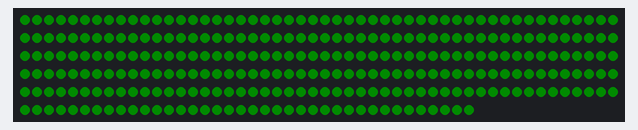
Bench run of a sketch on a simulated Arduino Uno, built with avr-gcc and run on an emulated ATmega328P. Parts: 288 RGB LEDs in strip order, left to right, continuing on the next row. Dim RGB values are drawn brighter than linear; colours are those a GRB WS2812 strip shows for the declared byte order.

Above: at 1.03 s.
At 5.74 s:
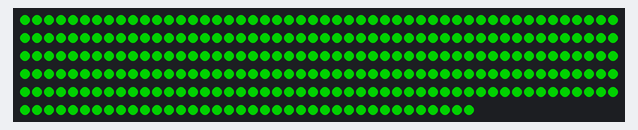
At 13.0 s:
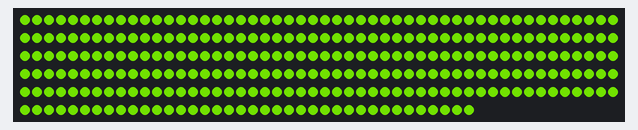
At 18.07 s:
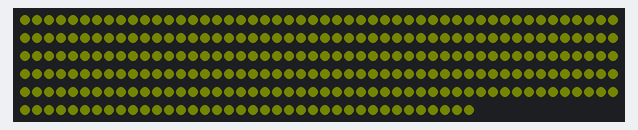
At 33.9 s:
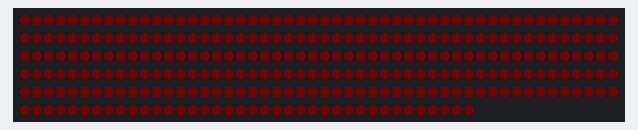
At 38.87 s:
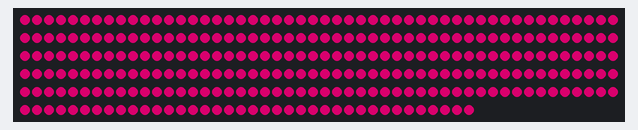

The sketch:

breathing.ino
```cpp
#include <FastLED.h>

#define NUM_LEDS 288
#define DATA_PIN 19
#define DELAY_BETWEEN_STEPS 3
#define DELAY_BETWEEN_COLORS 3

uint8_t Hue = 0;
uint8_t Saturation = 255;
uint8_t Value = 0;

CRGB leds[NUM_LEDS];

void setup() {
  FastLED.addLeds<WS2812, DATA_PIN, RGB>(leds, NUM_LEDS);
  FastLED.clear();
}


void loop() {

  for(int i = 0; i < 255; i++){
    fill_solid(&leds[0], NUM_LEDS, CHSV(Hue, Saturation, Value));
    FastLED.show();
    //Saturation++;
    Value++;
    delay(DELAY_BETWEEN_STEPS);
  }
  delay(DELAY_BETWEEN_COLORS);

  for(int i = 0; i < 255; i++){
    fill_solid(&leds[0], NUM_LEDS, CHSV(Hue, Saturation, Value));
    FastLED.show();
    //Saturation--;
    Value--;
    delay(DELAY_BETWEEN_STEPS);
  }
  delay(DELAY_BETWEEN_COLORS);

  //Hue wird als uint8_t automatisch bei 256 wieder zu 0
  Hue = Hue + 32;

}
```
